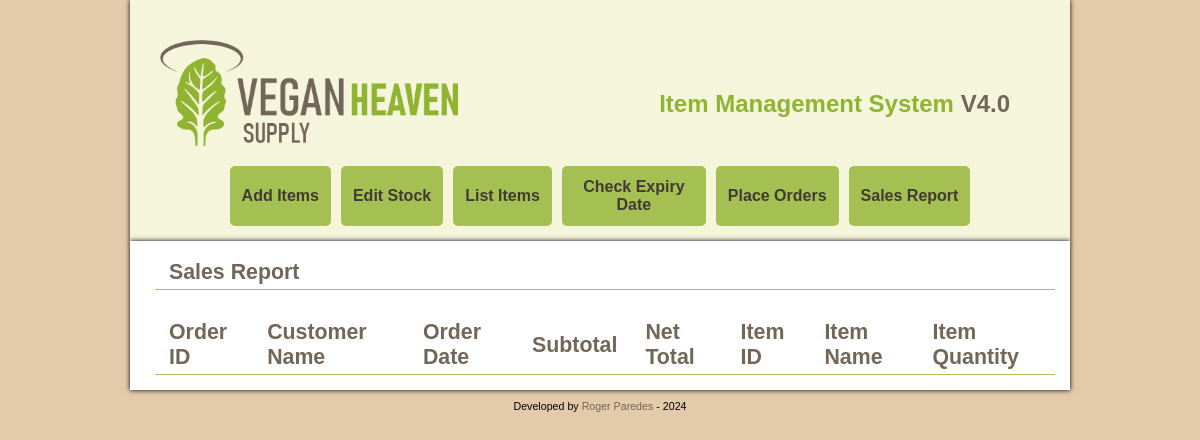
/sales_report.php, run on an earlier commit of the app's database.
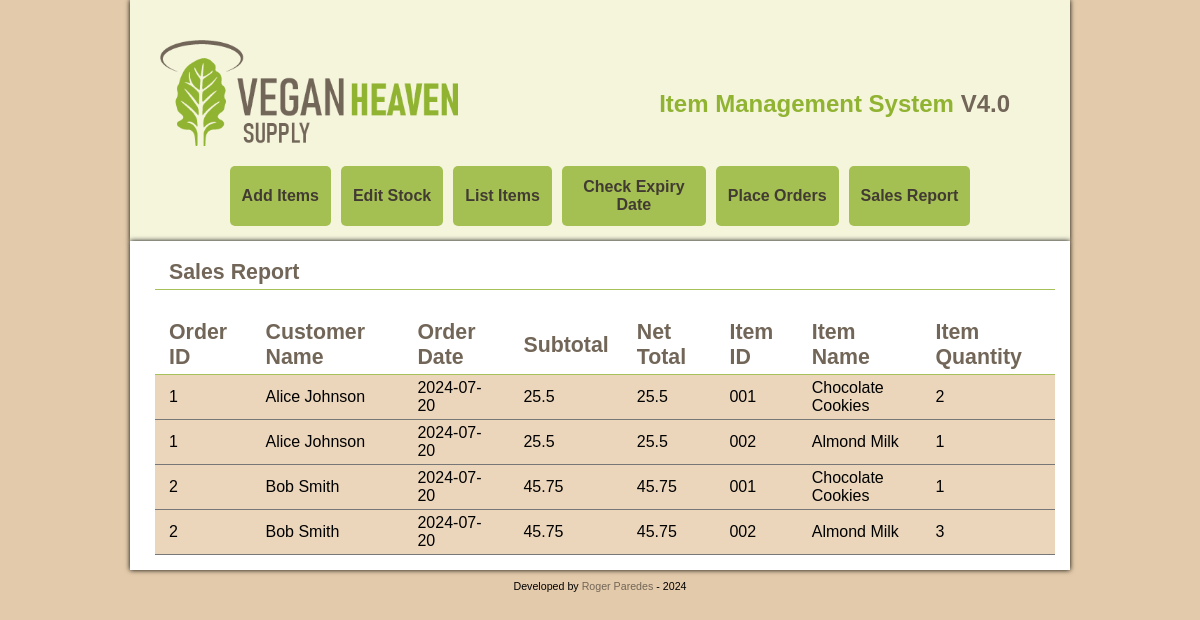
And on a later commit of the database.
### tables this page shows
CREATE TABLE `order_items` (
    `order_item_id` INT AUTO_INCREMENT PRIMARY KEY,
    `order_id` INT,
    `item_id` VARCHAR(5),
    `item_name` VARCHAR(45),
    `item_quantity` INT,
    FOREIGN KEY (`order_id`) REFERENCES `orders`(`order_id`) ON DELETE NO ACTION ON UPDATE NO ACTION,
    FOREIGN KEY (`item_id`) REFERENCES `items`(`item_id`) ON DELETE NO ACTION ON UPDATE NO ACTION,
    FOREIGN KEY (`item_name`) REFERENCES `items`(`item_name`) ON DELETE NO ACTION ON UPDATE NO ACTION
);

CREATE TABLE `orders` (
    `order_id` INT AUTO_INCREMENT PRIMARY KEY,
    `customer_name` VARCHAR(45),
    `order_date` DATE,
    `sub_total` DOUBLE,
    `net_total` DOUBLE
);

### database_connection_class.php (called while the page is built, shortened)
<?php
class Database_connection {
    private $dsn = 'mysql:host=localhost;dbname=db_vegan_heaven';
    private $username = 'root';
    private $password = '7400';
    private $ssl_cert = './SSLcert/MicrosoftRSARootCertificateAuthority2017.crt';
    private $db;
    public function __construct() {
        $this->options = array(
            PDO::ATTR_ERRMODE => PDO::ERRMODE_EXCEPTION,
            PDO::MYSQL_ATTR_SSL_CA => $this->ssl_cert,
            PDO::MYSQL_ATTR_SSL_VERIFY_SERVER_CERT => false
        );
        try {
            $this->db = new PDO($this->dsn, $this->username, $this->password, $this->options);
        } catch (PDOException $e) {
            $error_message = $e->getMessage();
            echo "<p>Error connecting to database ☹️: $error_message </p>";
            exit();
        }
    }
    public function getConnection() {
        return $this->db;
    }
}
?>

### repository_class.php (called while the page is built, shortened)
<?php
require_once 'database_connection_class.php';
class Repository {
    private $db;
    public function __construct() {
        $database = new Database_connection();
        $this->db = $database->getConnection();
    }
    public function fetchOrdersWithItems() {
        $query = 'SELECT o.order_id, o.customer_name, o.order_date, o.sub_total,
        o.net_total, oi.item_id, oi.item_name, oi.item_quantity
        FROM orders o  JOIN order_items oi ON o.order_id = oi.order_id';
        $statement = $this->db->prepare($query);
        $statement->execute();
        $results = $statement->fetchAll(PDO::FETCH_ASSOC);
        return $results;
    }
}
?>

### order_class.php (the view, shortened to what this page needs)
<?php
require_once("repository_class.php");
class Order{
  private $repository;
  public function __construct($create_date = null, $order_id = null, $customer_name = null) {
    $this->repository = new Repository();
  }
public function getOrdersWithItemsOOP() {
  $orderDetails = $this->repository->fetchOrdersWithItems();
  echo "<table>";
  echo "<tr>
          <th>Order ID</th>
          <th>Customer Name</th>
          <th>Order Date</th>
          <th>Subtotal</th>
          <th>Net Total</th>
          <th>Item ID</th>
          <th>Item Name</th>
          <th>Item Quantity</th>
        </tr>";
  foreach ($orderDetails as $detail) {
      $order_id = $detail['order_id'];
      $customer_name = $detail['customer_name'];
      $order_date = $detail['order_date'];
      $sub_total = $detail['sub_total'];
      $net_total = $detail['net_total'];
      $item_id = $detail['item_id'];
      $item_name = $detail['item_name'];
      $item_quantity = $detail['item_quantity'];
      echo "<tr style='background-color:#ebd6bb; padding-top: 6px;'>";
      echo "<td>{$order_id}</td>";
      echo "<td>{$customer_name}</td>";
      echo "<td>{$order_date}</td>";
      echo "<td>{$sub_total}</td>";
      echo "<td>{$net_total}</td>";
      echo "<td>{$item_id}</td>";
      echo "<td>{$item_name}</td>";
      echo "<td>{$item_quantity}</td>";
      echo "</tr>";
  }
  echo "</table>";
}
}

### public/header.php (shortened to what this page needs)
<!DOCTYPE html>
<html lang="en">
  <head>
    <link rel="stylesheet" href="styles/style.css" />
  </head>
  <body>
    <nav>
    <a href="index.php"><img src="images\GroceryStoreBrand.png" alt="Vegan Heaven Supply Brand"></a>
        <h1>Item Management System <b style="color: #726658;">V4.0</b></h1>
        <div id="menu">
            <button><a href="add_items.php"> Add Items </a></button>
            <button><a href="edit_stock.php"> Edit Stock </a></button>
            <div id="drop-container">
              <button id="list_dropbtn" type="button" >List Items</button>
            </div>
            <button><a href="expiry_check.php"> Check Expiry Date </a></button>
            <button><a href="place_order.php"> Place Orders </a></button>
            <button><a href="sales_report.php"> Sales Report </a></button>
        </div>
    </nav>
    <main>

### sales_report.php (shortened to what this page needs)
<?php
require_once("order_class.php");
include("public/header.php");
$create_date = new DateTime();
$orders = new Order($create_date, "SalesReport", "Admin");
?>
<h2>Sales Report</h2>
<br>
<table>
  <tbody>
    <?php
    $orders->getOrdersWithItemsOOP();
    ?>
  </tbody>
</table>
<?php
include("public/footer.php");
?>

### public/footer.php
    </main>
    <footer>
        Developed by <a href="https://roger.costra.ec" target="_blanc" >Roger Paredes</a> - 2024
    </footer>
  </body>
</html>

### styles/style.css (style rules this page uses)
body { margin: 0; padding: 0; background-color: rgb(227, 202, 170); font-family: Arial, Helvetica, sans-serif; }
nav { background-color: beige; max-width: 900px; margin: 0 auto; padding: 40px 20px 0; z-index: 5; box-shadow: 0 0 5px black; }
nav img { float: left; width: 300px; margin: 0 10px 10px; }
h1 { float: right; color: #90b332; text-align: center; margin: 50px 40px 10px 0; }
#menu { clear: both; margin: 0 auto; display: block; display: flex; align-items: center; justify-content: center; }
#menu button { background-color: #91b332ce; width: 16%; min-height: 60px; border-radius: 5px; text-decoration: none; padding: 6px 12px; margin: 5px 5px 15px; border: none; border-color: 1px solid beige; cursor: pointer; }
#menu button a { color: #423b33; font-weight: 700; font-size: 12pt; text-decoration: none; }
#drop-container { position: relative; display: inline-block; }
#list_dropbtn { position: relative; display: inline-block; min-width: fit-content; color: #423b33; font-weight: 700; font-size: 12pt; overflow: hidden; }
main { margin: 0 auto; background-color: #fff; padding: 15px; max-width: 910px; box-shadow: 0 0 5px black; }
footer { margin: 10px auto; text-align: center; font-size: 8pt; }
table { margin-left: 10px; border-collapse: collapse; }
table td { border-bottom: 1px solid #777; padding: 4px 14px; border-collapse: collapse; }
table th, h2 { border-bottom: 1px solid #91b332ce; color: #726658; padding: 4px 14px; margin-bottom: 8px; border-collapse: collapse; font-size: 16pt; text-align: left; }
h2 { margin-top: 0; margin-left: 10px; color: #726658; }
button { grid-column: 2; cursor: pointer; max-width: fit-content; background-color: #726658; padding: 6px 12px; color: #fff; border: none; border-radius: 5px; }
button a { color: #fff; font-size: 10pt; text-decoration: none; }
a { color: #726658; text-decoration: none; }

What changed in the data, as far as the page shows it:
added order_items: order.order_id "1", order.customer_name "Alice Johnson", order.order_date "2024-07-20", order.sub_total "25.5", order.net_total "25.5", item "001", item_name "Chocolate Cookies", item_quantity "2"
added order_items: order.order_id "1", order.customer_name "Alice Johnson", order.order_date "2024-07-20", order.sub_total "25.5", order.net_total "25.5", item "002", item_name "Almond Milk", item_quantity "1"
added order_items: order.order_id "2", order.customer_name "Bob Smith", order.order_date "2024-07-20", order.sub_total "45.75", order.net_total "45.75", item "001", item_name "Chocolate Cookies", item_quantity "1"
added order_items: order.order_id "2", order.customer_name "Bob Smith", order.order_date "2024-07-20", order.sub_total "45.75", order.net_total "45.75", item "002", item_name "Almond Milk", item_quantity "3"
